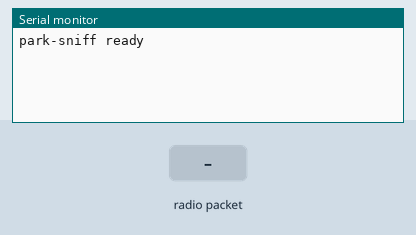
This sketch was run on a simulated Arduino Uno, built with avr-gcc and run on an emulated ATmega328P. On the bench: the last lines printed to the serial monitor. The inputs (shaded band) are chosen by the test bench. No radio packets arrive unless stated.

Above: at 1.2 s.
1.3 s: radio packet "1" arrives
At 1.8 s:
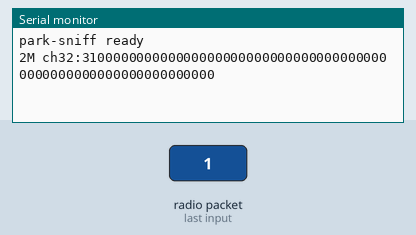
2.8 s: radio packet "0" arrives
At 4.0 s:
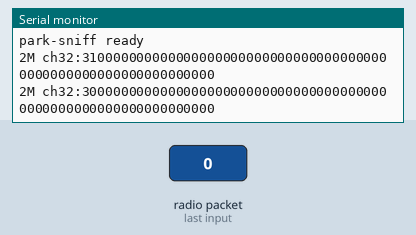
4.3 s: radio packet "2" arrives
At 5.3 s:
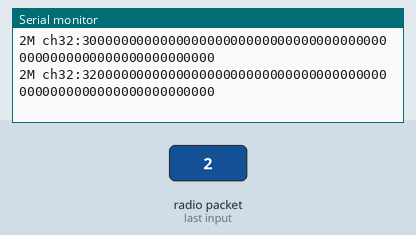

Measured:
- after the input at 1.3 s, the serial monitor: prints a new line at once (image 1)
- after the input at 2.8 s, the serial monitor: prints a new line at once (image 2)
- after the input at 4.3 s, the serial monitor: prints a new line at once (image 3)

The sketch:

nrf24_scanner.ino
```cpp
// Promiscuous sniffer (2-byte-address trick), now parked on ch32 @ 2M (CHANS below).
// NOTE (day 3): the controller's pairing link is 250 kbps; this 2M sniffer found the
// unexplained 010276 traffic, not that link. Header originally said "Gazell default
// channel table {4,25,42,63,77}" - CHANS was later narrowed to {32}.
// Long dwell so a hopping device is caught every time it lands here.
// CE=9 CSN=10 SCK=13 MOSI=11 MISO=12, SPI 4MHz.
#include <SPI.h>
#include <RF24.h>

RF24 radio(9, 10, 4000000);
const uint8_t CHANS[] = {32};  // locked on controller channel
const uint8_t NC = sizeof(CHANS);
const uint16_t DWELL_MS = 900;
// Data rate: 0=2M (Gazell default). Change by reflashing if needed.
#define RATE RF24_2MBPS
#define RATE_NAME "2M"

void setup() {
  Serial.begin(115200);
  if (!radio.begin()) { Serial.println("radio not found"); while (1); }
  radio.setAutoAck(false);
  radio.disableCRC();
  radio.setPayloadSize(32);
  radio.setAddressWidth(2);
  radio.openReadingPipe(0, 0x00AAULL);
  radio.openReadingPipe(1, 0x0055ULL);
  radio.setDataRate(RATE);
  radio.setPALevel(RF24_PA_MIN);
  Serial.println("park-sniff ready");
}

void loop() {
  for (uint8_t i = 0; i < NC; i++) {
    uint8_t ch = CHANS[i];
    radio.setChannel(ch);
    radio.startListening();
    uint32_t t = millis();
    while (millis() - t < DWELL_MS) {
      if (radio.available()) {
        uint8_t buf[32];
        radio.read(buf, 32);
        Serial.print(RATE_NAME); Serial.print(" ch"); Serial.print(ch); Serial.print(':');
        for (uint8_t k = 0; k < 32; k++) { if (buf[k] < 16) Serial.print('0'); Serial.print(buf[k], HEX); }
        Serial.println();
      }
    }
    radio.stopListening();
  }
}
```
